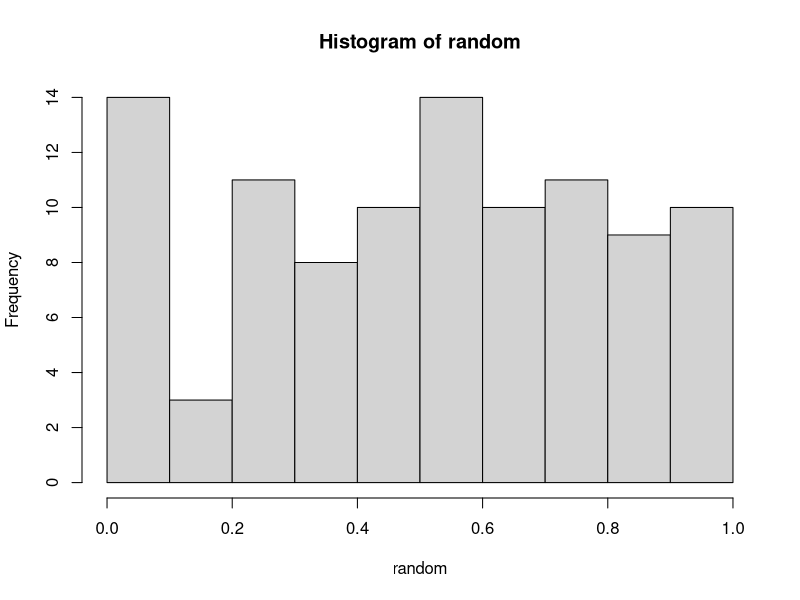

Here is the R script that generated this plot:

IA <- 16807
IM <- 2147483647
AM <- 1.0 / IM
IQ <- 127773
IR <- 2836
NTAB <- 32
NDIV <- as.integer(1 + (IM-1)/NTAB)
EPS <- 1.2e-7
RNMX <- 1.0 - EPS

idum2 <- 123456789
idum <- 100
numran <- 100
ran1 <- 0

iy <- 1
iv <- rep(0, NTAB)
random <- rep(0, numran)
icount <- 1

idum <- -1

for (irange in 1:numran){
  if (idum <= 0 || iy == 0){
    idum <- max(-idum, 1)
    
    #j = NTAB + 8 , 1, -1
    for (j in seq(NTAB+8, 1, -1)){
      k = as.integer(idum/IQ)
      idum <- IA*(idum-k*IQ) - IR*k
      if (idum < 0)
        idum <- idum + IM
      if (j <= NTAB)
        iv[j] <- idum
    }
    iy <- iv[1]
  }
  k <- as.integer(idum/IQ)
  idum <- IA*(idum-k*IQ)-IR*k
  if (idum < 0)
    idum <- idum + IM
  j <- 1 + as.integer(iy/NDIV)
  iy <- iv[j]
  iv[j] <- idum
  ran1 <- min(AM*iy, RNMX)
  random[irange] <- ran1 
  print(j)
}
random
hist(random)